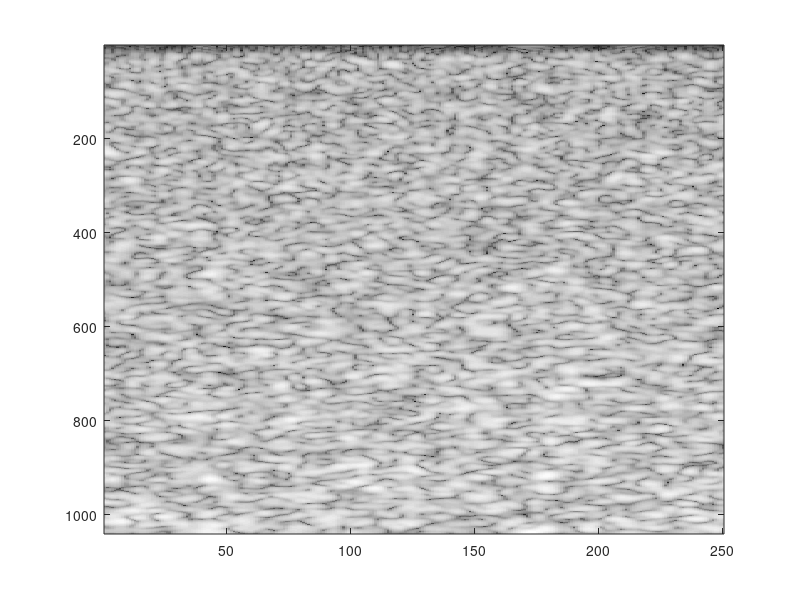

MATLAB code to generate this figure:
clear all
load Im2.mat % This line loads Im2, which is RF data


% We have to convert it to B-mode data for display
% Use RF data for calculating tissue displacement. Bmode data is ONLY for display
BMODE = log(abs(hilbert(Im2(:,:)/max(Im2(:))))+.001);
figure, imagesc(BMODE(1:end,:)); colormap(gray)


